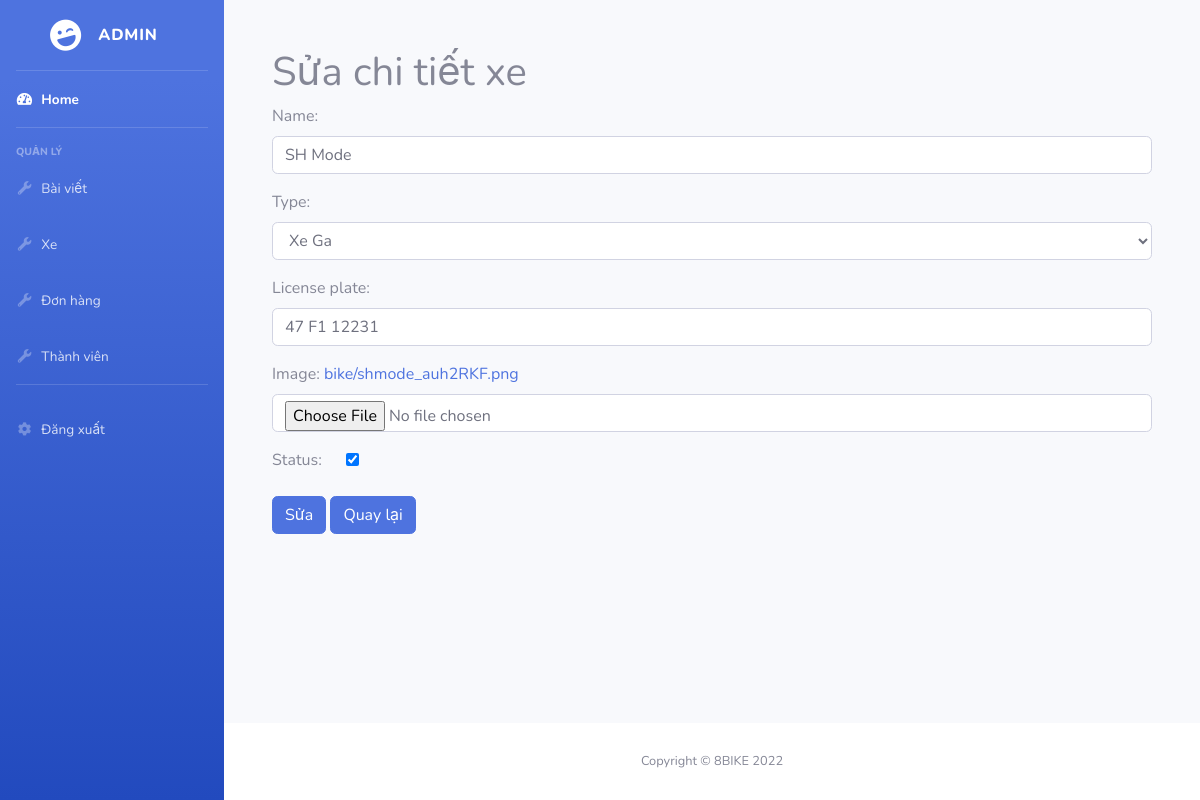
The page /edit-bike/bd28e2af-08cf-4d79-833b-834fc7783371 (signed in) on the database its author committed.
### bike/models.py (models this page shows, shortened)
class Bike(models.Model):
    id = models.UUIDField(
        primary_key=True, default=uuid.uuid4, editable=False, unique=True
    )
    name = models.CharField(max_length=255)
    type = models.ForeignKey(Type, related_name="bike", on_delete=models.SET_NULL, null=True)
    license_plate = models.CharField(max_length=255, blank=True)
    image = models.ImageField(
        _("Image"), upload_to="bike/", blank=True, null=True
    )
    status = models.BooleanField(default=True)
    class Meta:
        db_table = "bike"

### bike/views.py (the view, shortened to what this page needs)
# urls.py: path('edit-bike/<uuid:pk>', EditBike.as_view(), name='update_bike'),
class EditBike(PermissionRequiredMixin, View):
    permission_required = 'login.login'
    def get(self, request, *args, **kwargs):
        id = kwargs['pk']
        bike = Bike.objects.get(id=id)
        types = Type.objects.all()
        return render(request, 'core/bike/edit_bike.html', {'bike': bike, 'types': types})

### templates/core/bike/edit_bike.html (shortened to what this page needs)
{% extends 'core/admin.html' %}
{% load static %}
{% block content %}
<div class="container">
    <h1>Sửa chi tiết xe</h1>
    <div class="form-group">
        <form enctype="multipart/form-data" method="post">
            <p>
                <label for="id_name">Name:</label>
                <input type="text" name="name" maxlength="255" class="form-control" required="" id="id_name" value="{{ bike.name }}">
            </p>
            <p>
                <label for="id_type">Type:</label>
                <select name="type" class="form-control" required="" id="id_type">
                    {% for type in types %}
                        {% if bike.type.id == type.id %}
                            <option value="{{ type.id }}" selected>{{ type.name }}</option>
                        {% else %}
                            <option value="{{ type.id }}">{{ type.name }}</option>
                        {% endif %}
                    {% endfor %}
                </select>
            </p>
            <p>
                <label for="id_license_plate">License plate:</label>
                <input type="text" name="license_plate" maxlength="255" class="form-control" id="id_license_plate" value="{{ bike.license_plate }}">
            </p>
            <p>
                <label for="id_image">Image:</label>
                <a href="/media/{{ bike.image }}">{{ bike.image }}</a>
                <input type="file" name="image" accept="image/*" class="form-control" id="id_image">
            </p>
            <p>
                <label for="id_status">Status:</label>
                <input type="checkbox" name="status" class="form-check-input ml-4" id="id_status">
            </p>
            <button type="submit" class="btn btn-primary">Sửa</button>
            <a href="{% url 'bike_admin' %}" class="btn btn-primary">Quay lại</a>
        </form>
    </div>
</div>
{% endblock %}

### rows shown on the page
Bike: name "SH Mode", license_plate "47 F1 12231", image "bike/shmode_auh2RKF.png"

### other values the page prints
form field type "Xe Ga"
